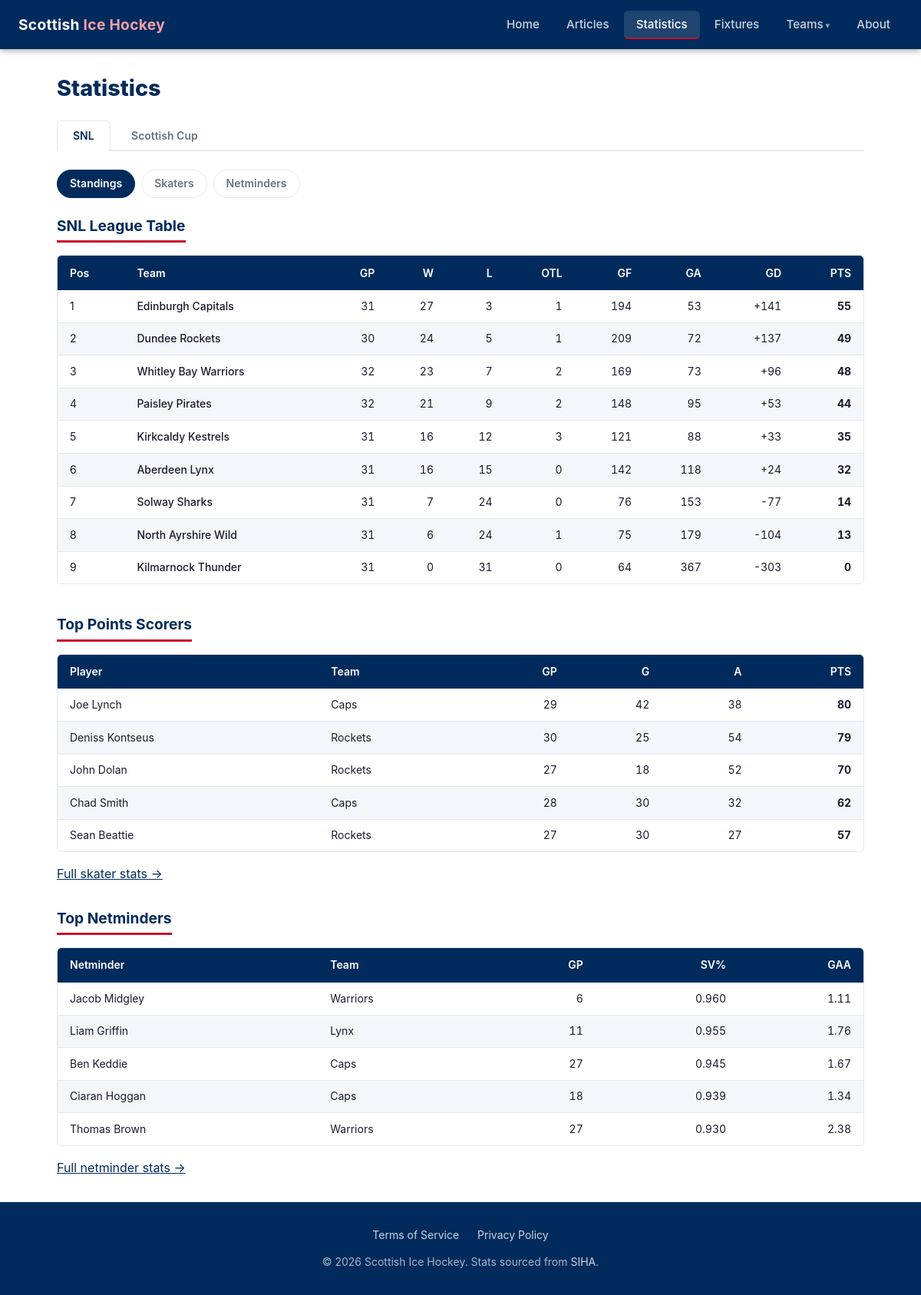
Page /statistics/ on the committed database.
### tables this page shows
CREATE TABLE "team_season_stats" (
                id             INTEGER PRIMARY KEY,
                season         TEXT    NOT NULL DEFAULT '2025-26',
                competition_id INTEGER NOT NULL REFERENCES competitions(id),
                team_id        INTEGER NOT NULL REFERENCES teams(id),
                pos            INTEGER,
                gp             INTEGER,
                wins           INTEGER,
                losses         INTEGER,
                otl            INTEGER,
                gf             INTEGER,
                ga             INTEGER,
                goal_diff      INTEGER,
                pts            INTEGER,
                ppo            INTEGER,
                ppg            INTEGER,
                pp_pct         REAL,
                ppga           INTEGER,
                ppoa           INTEGER,
                pk_pct         REAL,
                shg            INTEGER,
                shga           INTEGER,
                scraped_at     TEXT    NOT NULL,
                UNIQUE (season, competition_id, team_id)
            );

CREATE TABLE teams (
            id   INTEGER PRIMARY KEY,
            slug TEXT    NOT NULL UNIQUE,
            name TEXT    NOT NULL
        );

CREATE TABLE "season_skater_stats" (
                id             INTEGER PRIMARY KEY,
                season         TEXT    NOT NULL DEFAULT '2025-26',
                competition_id INTEGER NOT NULL REFERENCES competitions(id),
                player_id      INTEGER NOT NULL REFERENCES players(id),
                team_id        INTEGER NOT NULL REFERENCES teams(id),
                position       TEXT,
                gp             INTEGER,
                goals          INTEGER,
                assists        INTEGER,
                total_points   INTEGER,
                pim            INTEGER,
                scraped_at     TEXT    NOT NULL,
                UNIQUE (season, competition_id, player_id)
            );

CREATE TABLE players (
            id   INTEGER PRIMARY KEY,
            slug TEXT    NOT NULL UNIQUE,
            name TEXT    NOT NULL
        );

CREATE TABLE "season_netminder_stats" (
                id             INTEGER PRIMARY KEY,
                season         TEXT    NOT NULL DEFAULT '2025-26',
                competition_id INTEGER NOT NULL REFERENCES competitions(id),
                player_id      INTEGER NOT NULL REFERENCES players(id),
                team_id        INTEGER NOT NULL REFERENCES teams(id),
                gp             INTEGER,
                shots_against  INTEGER,
                saves          INTEGER,
                goals_against  INTEGER,
                save_pct       REAL,
                gaa            REAL,
                toi            TEXT,
                scraped_at     TEXT    NOT NULL,
                UNIQUE (season, competition_id, player_id)
            );

### web/app.py (the view)
@app.route("/statistics/")
def statistics():
    season = request.args.get("season", CURRENT_SEASON)
    if season not in SEASONS:
        season = CURRENT_SEASON
    comp = request.args.get("comp", "SNL")
    if comp not in COMPETITIONS:
        comp = "SNL"
    standings = db_queries.get_standings(comp, season=season) if comp == "SNL" else []
    top_skaters = db_queries.get_skater_stats(comp, season=season)[:5]
    top_netminders = db_queries.get_netminder_stats(comp, season=season)[:5]
    return render_template(
        "stats.html",
        comp=comp,
        competitions=COMPETITIONS,
        season=season,
        seasons=SEASONS,
        standings=standings,
        top_skaters=top_skaters,
        top_netminders=top_netminders,
    )

### web/app.py (called while the page is built)
@app.template_filter("full_name")
def full_name_filter(db_name):
    return TEAM_DISPLAY.get(db_name, {}).get("full", db_name)

@app.template_filter("team_slug")
def team_slug_filter(db_name):
    return TEAM_DISPLAY.get(db_name, {}).get("slug", db_name.lower().replace(" ", "-"))

@app.template_filter("team_logo")
def team_logo_filter(db_name):
    return TEAM_DISPLAY.get(db_name, {}).get("logo", "")

@app.context_processor
def inject_globals():
    return {
        "current_year": date.today().year,
        "team_display": TEAM_DISPLAY,
    }

### web/db_queries.py (called while the page is built)
def get_connection():
    conn = sqlite3.connect(DB_PATH)
    conn.row_factory = sqlite3.Row
    conn.execute("PRAGMA journal_mode=WAL")
    conn.execute("PRAGMA foreign_keys=ON")
    return conn

def get_standings(comp_name="SNL", season=CURRENT_SEASON):
    conn = get_connection()
    try:
        rows = conn.execute(
            """
            SELECT t.name, t.slug,
                   s.pos, s.gp, s.wins, s.losses, s.otl,
                   s.gf, s.ga, s.goal_diff, s.pts
            FROM team_season_stats s
            JOIN teams t ON t.id = s.team_id
            JOIN competitions c ON c.id = s.competition_id
            WHERE c.name = ? AND s.season = ?
            ORDER BY s.pos
            """,
            (comp_name, season),
        ).fetchall()
        return [dict(r) for r in rows]
    finally:
        conn.close()

def get_skater_stats(comp_name="SNL", season=CURRENT_SEASON):
    conn = get_connection()
    try:
        rows = conn.execute(
            """
            SELECT p.name AS player_name, t.name AS team_name,
                   s.position, s.gp, s.goals, s.assists, s.total_points, s.pim
            FROM season_skater_stats s
            JOIN players p ON p.id = s.player_id
            JOIN teams t ON t.id = s.team_id
            JOIN competitions c ON c.id = s.competition_id
            WHERE c.name = ? AND s.season = ?
            ORDER BY s.total_points DESC, s.goals DESC, s.assists DESC
            """,
            (comp_name, season),
        ).fetchall()
        return [dict(r) for r in rows]
    finally:
        conn.close()

### web/templates/stats.html (shortened to what this page needs)
{% extends "base.html" %}
{% block content %}
<h1 class="page-title">Statistics</h1>
<div class="comp-tabs">
  {% for c in competitions %}
    <a href="{{ url_for('statistics', comp=c) }}"
       class="comp-tab {{ 'active' if c == comp else '' }}">{{ c }}</a>
  {% endfor %}
</div>
<div class="stats-nav">
  <a href="{{ url_for('statistics', comp=comp) }}"
     class="stats-nav-link active">Standings</a>
  <a href="{{ url_for('stats_skaters', comp=comp) }}"
     class="stats-nav-link">Skaters</a>
  <a href="{{ url_for('stats_netminders', comp=comp) }}"
     class="stats-nav-link">Netminders</a>
</div>
{% if comp == "SNL" and standings %}
  <h2 class="section-title">SNL League Table</h2>
  <div class="table-wrapper">
    <table>
      <thead>
        <tr>
          <th>Pos</th>
          <th>Team</th>
          <th class="num">GP</th>
          <th class="num">W</th>
          <th class="num">L</th>
          <th class="num">OTL</th>
          <th class="num">GF</th>
          <th class="num">GA</th>
          <th class="num">GD</th>
          <th class="num">PTS</th>
        </tr>
      </thead>
      <tbody>
        {% for t in standings %}
          <tr>
            <td>{{ t.pos }}</td>
            <td>
              <a href="{{ url_for('team_detail', slug=t.name|team_slug) }}" class="team-name-link">
                {{ t.name | full_name }}
              </a>
            </td>
            <td class="num">{{ t.gp }}</td>
            <td class="num">{{ t.wins }}</td>
            <td class="num">{{ t.losses }}</td>
            <td class="num">{{ t.otl if t.otl is not none else '–' }}</td>
            <td class="num">{{ t.gf }}</td>
            <td class="num">{{ t.ga }}</td>
            <td class="num">{{ '+' ~ t.goal_diff if t.goal_diff > 0 else t.goal_diff }}</td>
            <td class="num"><strong>{{ t.pts }}</strong></td>
          </tr>
        {% endfor %}
      </tbody>
    </table>
  </div>
{% elif comp != "SNL" %}
  <p class="no-data">No standings available for the {{ comp }}. See skater and netminder stats below.</p>
{% else %}
  <p class="no-data">No standings data available.</p>
{% endif %}
{% if top_skaters %}
  <h2 class="section-title mt-2">Top Points Scorers</h2>
  <div class="table-wrapper">
    <table>
      <thead>
        <tr>
          <th>Player</th>
          <th>Team</th>
          <th class="num">GP</th>
          <th class="num">G</th>
          <th class="num">A</th>
          <th class="num">PTS</th>
        </tr>
      </thead>
      <tbody>
        {% for s in top_skaters %}
          <tr>
            <td>{{ s.player_name }}</td>
            <td>{{ s.team_name }}</td>
            <td class="num">{{ s.gp }}</td>
            <td class="num">{{ s.goals }}</td>
            <td class="num">{{ s.assists }}</td>
            <td class="num"><strong>{{ s.total_points }}</strong></td>
          </tr>
        {% endfor %}
      </tbody>
    </table>
  </div>
  <p class="mt-1"><a href="{{ url_for('stats_skaters', comp=comp) }}">Full skater stats →</a></p>
{% endif %}
{% if top_netminders %}
  <h2 class="section-title mt-2">Top Netminders</h2>
  <div class="table-wrapper">
    <table>
      <thead>
        <tr>
          <th>Netminder</th>
          <th>Team</th>
          <th class="num">GP</th>
          <th class="num">SV%</th>
          <th class="num">GAA</th>
        </tr>
      </thead>
      <tbody>
        {% for n in top_netminders %}
          <tr>
            <td>{{ n.player_name }}</td>
            <td>{{ n.team_name }}</td>
            <td class="num">{{ n.gp }}</td>
            <td class="num">{{ '%.3f'|format(n.save_pct) if n.save_pct is not none else '–' }}</td>
            <td class="num">{{ '%.2f'|format(n.gaa) if n.gaa is not none else '–' }}</td>
          </tr>
        {% endfor %}
      </tbody>
    </table>
  </div>
  <p class="mt-1"><a href="{{ url_for('stats_netminders', comp=comp) }}">Full netminder stats →</a></p>
{% endif %}
{% endblock %}

### web/templates/base.html (shortened to what this page needs)
<!DOCTYPE html>
<html lang="en">
<head>
  <link rel="stylesheet" href="{{ url_for('static', filename='css/style.css') }}">
</head>
<body>
<header>
  <a class="site-title" href="{{ url_for('home') }}">
    Scottish <span>Ice Hockey</span>
  </a>
  <nav id="mainNav">
    <ul>
      <li><a href="{{ url_for('home') }}"
             class="{{ 'active' if request.endpoint == 'home' else '' }}">Home</a></li>
      <li><a href="{{ url_for('articles_list') }}"
             class="{{ 'active' if request.endpoint in ('articles_list', 'article_detail') else '' }}">Articles</a></li>
      <li><a href="{{ url_for('statistics') }}"
             class="{{ 'active' if request.endpoint in ('statistics', 'stats_skaters', 'stats_netminders') else '' }}">Statistics</a></li>
      <li><a href="{{ url_for('fixtures') }}"
             class="{{ 'active' if request.endpoint in ('fixtures', 'event_detail') else '' }}">Fixtures</a></li>
      <li class="nav-dropdown">
        <a href="{{ url_for('teams_list') }}"
           class="{{ 'active' if request.endpoint in ('teams_list', 'team_detail') else '' }}">Teams</a>
      </li>
      <li><a href="{{ url_for('about') }}"
             class="{{ 'active' if request.endpoint == 'about' else '' }}">About</a></li>
    </ul>
  </nav>
</header>
<main>
  {% block content %}{% endblock %}
</main>
<footer>
  <div class="footer-links">
    <a href="{{ url_for('terms') }}">Terms of Service</a>
    <a href="{{ url_for('privacy') }}">Privacy Policy</a>
  </div>
  <p>&copy; {{ current_year }} Scottish Ice Hockey. Stats sourced from <a href="https://www.siha-uk.co.uk" target="_blank" rel="noopener">SIHA</a>.</p>
</footer>
</body>
</html>

### web/static/css/style.css (style rules this page uses)
:root { --primary: #002B5C; --accent: #C8102E; --bg: #ffffff; --bg-subtle: #f4f6f9; --text: #1a1a2e; --text-muted: #6b7280; --border: #e5e7eb; --nav-height: 64px; --radius: 6px; }
*, *::before, *::after { box-sizing: border-box; margin: 0; padding: 0; }
body { font-family: -apple-system, BlinkMacSystemFont, 'Segoe UI', Roboto, sans-serif; color: var(--text); background: var(--bg); line-height: 1.6; min-height: 100vh; display: flex; flex-direction: column; }
main { flex: 1; }
a { color: var(--primary); }
header { background: var(--primary); color: #fff; height: var(--nav-height); display: flex; align-items: center; padding: 0 1.5rem; position: sticky; top: 0; z-index: 100; box-shadow: 0 2px 8px rgba(0, 0, 0, 0.35); }
.site-title { font-size: 1.2rem; font-weight: 700; color: #fff; text-decoration: none; margin-right: auto; letter-spacing: 0.3px; }
.site-title span { color: #f4a0aa; }
nav > ul { list-style: none; display: flex; gap: 0.2rem; }
nav a { color: rgba(255, 255, 255, 0.8); text-decoration: none; padding: 0.5rem 1rem; border-radius: var(--radius); font-size: 0.95rem; font-weight: 500; transition: background 0.15s, color 0.15s; white-space: nowrap; }
nav a.active { color: #fff; background: rgba(255, 255, 255, 0.12); border-bottom: 2px solid var(--accent); }
.nav-dropdown { position: relative; }
.nav-dropdown > a::after { content: ' ▾'; font-size: 0.7rem; opacity: 0.7; }
main { max-width: 1100px; margin: 0 auto; padding: 2rem 1.5rem; width: 100%; }
h1, h2, h3 { line-height: 1.3; }
.page-title { font-size: 1.8rem; font-weight: 800; color: var(--primary); margin-bottom: 1.5rem; }
.section-title { font-size: 1.2rem; font-weight: 700; color: var(--primary); margin-bottom: 1rem; padding-bottom: 0.4rem; border-bottom: 3px solid var(--accent); display: inline-block; }
.mt-1 { margin-top: 1rem; }
.mt-2 { margin-top: 2rem; }
.table-wrapper { overflow-x: auto; border-radius: var(--radius); border: 1px solid var(--border); margin-bottom: 0.5rem; }
table { width: 100%; border-collapse: collapse; font-size: 0.875rem; }
thead th { background: var(--primary); color: #fff; padding: 0.7rem 1rem; text-align: left; font-weight: 600; white-space: nowrap; }
thead th.num { text-align: right; }
tbody tr:nth-child(even) { background: var(--bg-subtle); }
tbody td { padding: 0.6rem 1rem; border-bottom: 1px solid var(--border); white-space: nowrap; }
tbody td.num { text-align: right; font-variant-numeric: tabular-nums; }
tbody tr:last-child td { border-bottom: none; }
.comp-tabs { display: flex; gap: 0.4rem; border-bottom: 2px solid var(--border); margin-bottom: 1.5rem; }
.comp-tab { padding: 0.5rem 1.25rem; border-radius: var(--radius) var(--radius) 0 0; text-decoration: none; font-weight: 600; font-size: 0.875rem; color: var(--text-muted); border: 1px solid transparent; border-bottom: none; margin-bottom: -2px; transition: color 0.15s; }
.comp-tab.active { background: var(--bg); color: var(--primary); border-color: var(--border); border-bottom-color: var(--bg); }
.stats-nav { display: flex; gap: 0.5rem; margin-bottom: 1.5rem; }
.stats-nav-link { padding: 0.4rem 1rem; border-radius: 20px; text-decoration: none; font-size: 0.875rem; font-weight: 600; color: var(--text-muted); border: 1px solid var(--border); transition: all 0.15s; }
.stats-nav-link.active { background: var(--primary); color: #fff; border-color: var(--primary); }
.team-name-link { display: inline-flex; align-items: center; text-decoration: none; color: var(--text); font-weight: 500; }
footer { background: var(--primary); color: rgba(255, 255, 255, 0.65); text-align: center; padding: 2rem 1.5rem; font-size: 0.875rem; margin-top: auto; }
footer a { color: rgba(255, 255, 255, 0.8); text-decoration: none; }
.footer-links { display: flex; justify-content: center; gap: 1.5rem; margin-bottom: 0.75rem; }

### rows in the picture
team_season_stats: pos "1", name|full_name "Edinburgh Capitals", gp "31", wins "27", losses "3", otl "1", gf "194", ga "53", goal_diff "+141", pts "55"
team_season_stats: pos "2", name|full_name "Dundee Rockets", gp "30", wins "24", losses "5", otl "1", gf "209", ga "72", goal_diff "+137", pts "49"
team_season_stats: pos "3", name|full_name "Whitley Bay Warriors", gp "32", wins "23", losses "7", otl "2", gf "169", ga "73", goal_diff "+96", pts "48"
team_season_stats: pos "4", name|full_name "Paisley Pirates", gp "32", wins "21", losses "9", otl "2", gf "148", ga "95", goal_diff "+53", pts "44"
team_season_stats: pos "5", name|full_name "Kirkcaldy Kestrels", gp "31", wins "16", losses "12", otl "3", gf "121", ga "88", goal_diff "+33", pts "35"
team_season_stats: pos "6", name|full_name "Aberdeen Lynx", gp "31", wins "16", losses "15", otl "0", gf "142", ga "118", goal_diff "+24", pts "32"
team_season_stats: pos "7", name|full_name "Solway Sharks", gp "31", wins "7", losses "24", otl "0", gf "76", ga "153", goal_diff "-77", pts "14"
team_season_stats: pos "8", name|full_name "North Ayrshire Wild", gp "31", wins "6", losses "24", otl "1", gf "75", ga "179", goal_diff "-104", pts "13"
team_season_stats: pos "9", name|full_name "Kilmarnock Thunder", gp "31", wins "0", losses "31", otl "0", gf "64", ga "367", goal_diff "-303", pts "0"
season_skater_stats: player_name "Joe Lynch", team_name "Caps", gp "29", goals "42", assists "38", total_points "80"
season_skater_stats: player_name "Deniss Kontseus", team_name "Rockets", gp "30", goals "25", assists "54", total_points "79"
season_skater_stats: player_name "John Dolan", team_name "Rockets", gp "27", goals "18", assists "52", total_points "70"
season_skater_stats: player_name "Chad Smith", team_name "Caps", gp "28", goals "30", assists "32", total_points "62"
season_skater_stats: player_name "Sean Beattie", team_name "Rockets", gp "27", goals "30", assists "27", total_points "57"
season_netminder_stats: player_name "Jacob Midgley", team_name "Warriors", gp "6", save_pct "0.960", gaa "1.11"
season_netminder_stats: player_name "Liam Griffin", team_name "Lynx", gp "11", save_pct "0.955", gaa "1.76"
season_netminder_stats: player_name "Ben Keddie", team_name "Caps", gp "27", save_pct "0.945", gaa "1.67"
season_netminder_stats: player_name "Ciaran Hoggan", team_name "Caps", gp "18", save_pct "0.939", gaa "1.34"
season_netminder_stats: player_name "Thomas Brown", team_name "Warriors", gp "27", save_pct "0.930", gaa "2.38"

### other values in the picture
{{ c }} "SNL" "Scottish Cup"
